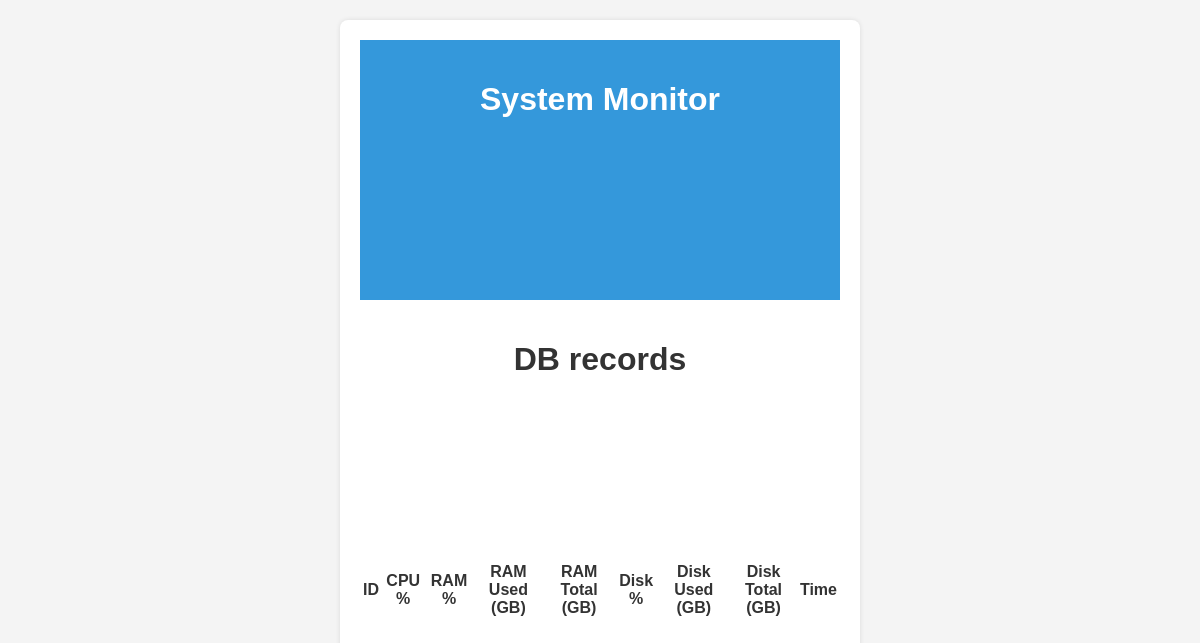
Before: /db_records with the older database file.
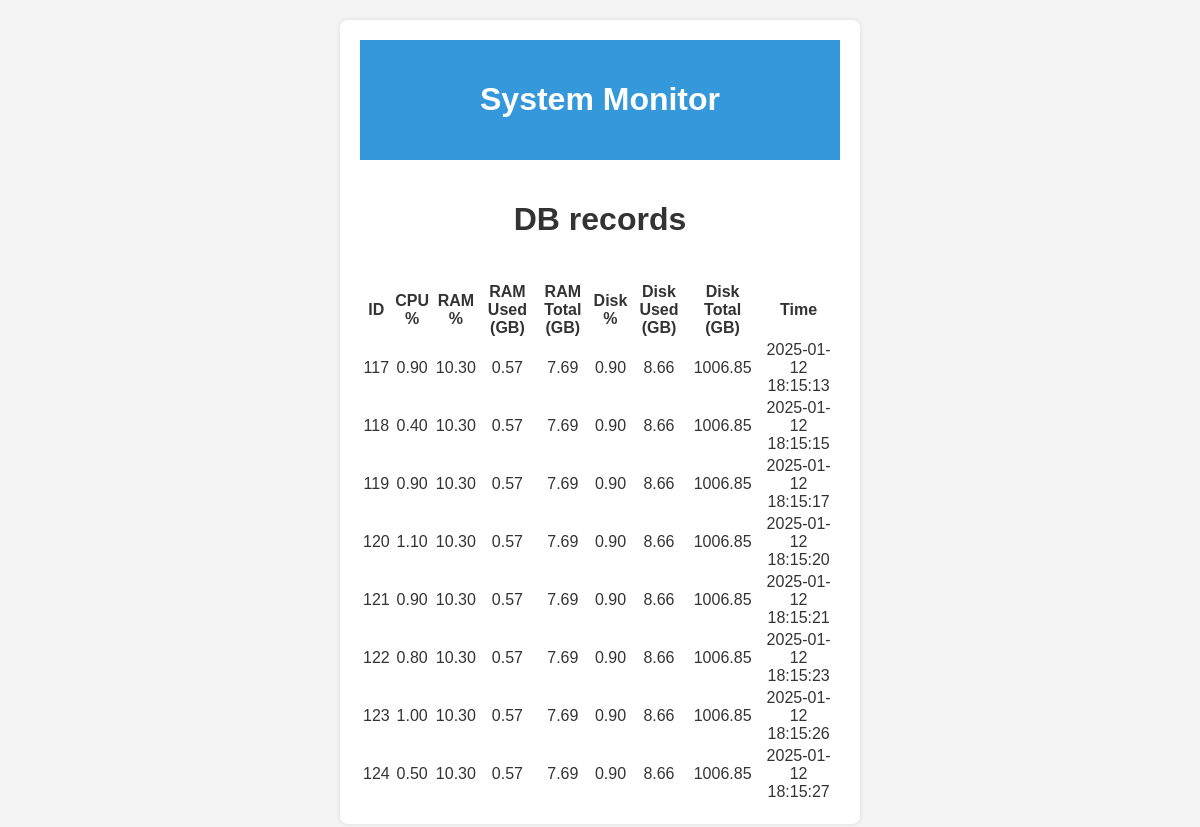
After: the same page with the newer database file.
### tables this page shows
CREATE TABLE sys_data (
            id INTEGER PRIMARY KEY AUTOINCREMENT,
            cpu_percent REAL,
            ram_percent REAL,
            ram_used REAL,
            ram_total REAL,
            disk_percent REAL,
            disk_used REAL,
            disk_total REAL,
            timestamp TEXT
        );

### main.py (the view)
@app.route('/db_records')
def data_records():
    rows = db_control.db_records_list()
    return render_template("data_records.html", rows=rows)

### db_control.py (called while the page is built)
def init_db():
    con = sqlite3.connect(DATABASE)
    con.execute("""
        CREATE TABLE IF NOT EXISTS sys_data (
            id INTEGER PRIMARY KEY AUTOINCREMENT,
            cpu_percent REAL,
            ram_percent REAL,
            ram_used REAL,
            ram_total REAL,
            disk_percent REAL,
            disk_used REAL,
            disk_total REAL,
            timestamp TEXT
        )
    """)
    return con

def db_records_list():
    con = init_db()
    cur = con.cursor()
    cur.execute('''SELECT * from sys_data''')
    rows = cur.fetchall()
    con.close()
    return rows

### templates/data_records.html (shortened to what this page needs)
<!DOCTYPE html>
<html>
<head>
  <link rel="stylesheet" type="text/css" href="{{ url_for('static', filename='css/style.css') }}">
</head>
<body>
  <div class="container">
    <header class="header">
      <h1 class="h1">System Monitor</h1>
    </header>
  <h1>DB records</h1>
  <table>
    <thead>
        <tr>
            <th>ID</th>
            <th>CPU %</th>
            <th>RAM %</th>
            <th>RAM Used (GB)</th>
            <th>RAM Total (GB)</th>
            <th>Disk %</th>
            <th>Disk Used (GB)</th>
            <th>Disk Total (GB)</th>
            <th>Time</th>
        </tr>
    </thead>
    <tbody>
        {% for row in rows %}
            <tr>
                <td>{{ row[0] }}</td>
                <td>{{ "%.2f"|format(row[1]) }}</td>
                <td>{{ "%.2f"|format(row[2]) }}</td>
                <td>{{ "%.2f"|format(row[3]) }}</td>
                <td>{{ "%.2f"|format(row[4]) }}</td>
                <td>{{ "%.2f"|format(row[5]) }}</td>
                <td>{{ "%.2f"|format(row[6]) }}</td>
                <td>{{ "%.2f"|format(row[7]) }}</td>
                <td>{{ row[8] }}</td>
            </tr>
        {% endfor %}
    </tbody>
</table>
</body>
</html>

Changed rows visible on the page:
added sys_data: id "117", cpu_percent "0.90", ram_percent "10.30", ram_used "0.57", ram_total "7.69", disk_percent "0.90", disk_used "8.66", disk_total "1006.85", timestamp "2025-01-12 18:15:13"
added sys_data: id "118", cpu_percent "0.40", ram_percent "10.30", ram_used "0.57", ram_total "7.69", disk_percent "0.90", disk_used "8.66", disk_total "1006.85", timestamp "2025-01-12 18:15:15"
added sys_data: id "119", cpu_percent "0.90", ram_percent "10.30", ram_used "0.57", ram_total "7.69", disk_percent "0.90", disk_used "8.66", disk_total "1006.85", timestamp "2025-01-12 18:15:17"
added sys_data: id "120", cpu_percent "1.10", ram_percent "10.30", ram_used "0.57", ram_total "7.69", disk_percent "0.90", disk_used "8.66", disk_total "1006.85", timestamp "2025-01-12 18:15:20"
added sys_data: id "121", cpu_percent "0.90", ram_percent "10.30", ram_used "0.57", ram_total "7.69", disk_percent "0.90", disk_used "8.66", disk_total "1006.85", timestamp "2025-01-12 18:15:21"
added sys_data: id "122", cpu_percent "0.80", ram_percent "10.30", ram_used "0.57", ram_total "7.69", disk_percent "0.90", disk_used "8.66", disk_total "1006.85", timestamp "2025-01-12 18:15:23"
added sys_data: id "123", cpu_percent "1.00", ram_percent "10.30", ram_used "0.57", ram_total "7.69", disk_percent "0.90", disk_used "8.66", disk_total "1006.85", timestamp "2025-01-12 18:15:26"
added sys_data: id "124", cpu_percent "0.50", ram_percent "10.30", ram_used "0.57", ram_total "7.69", disk_percent "0.90", disk_used "8.66", disk_total "1006.85", timestamp "2025-01-12 18:15:27"
